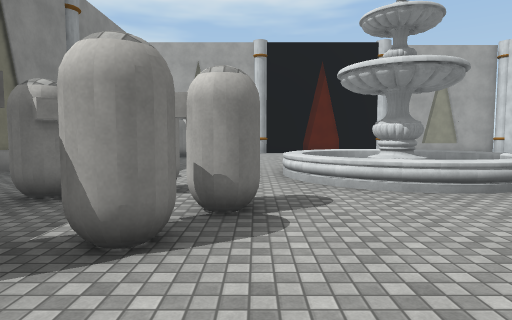
view 1 (above)

24 first-person views from a walk through a scene from a Unity 3-D project. The camera is 1.5 m above the floor, tilts 4° down and sees 75° across. The floor is counted in squares, 2 m on a side. Each view is taken from the middle of a square. On the plan, view 1 faces up. The plan holds only what a view shows up to about 11 squares ahead; the rest is blank. The place goes on beyond the plan. The player character is not drawn. Surface patterns are stand-ins for the level's own textures.

view 2
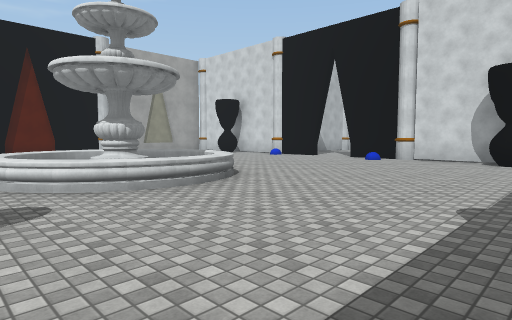

view 3
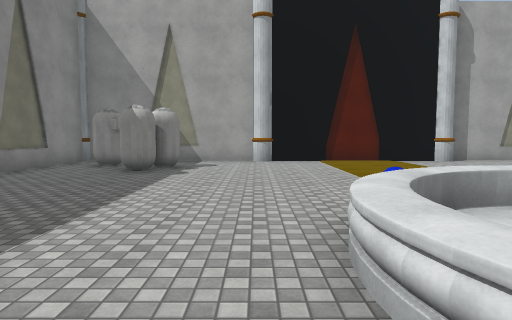

view 4
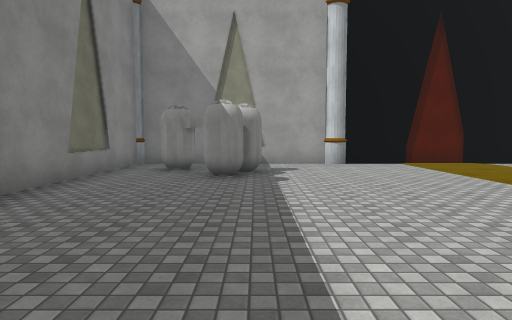

view 5
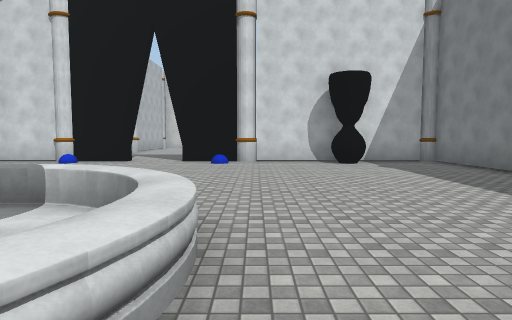

view 6
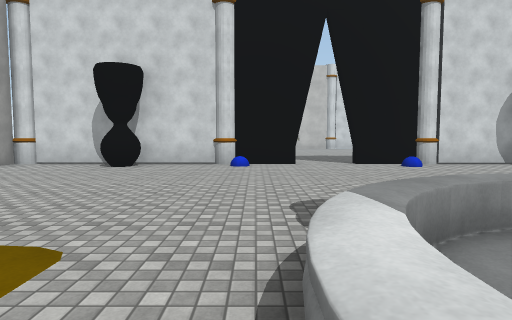

view 7
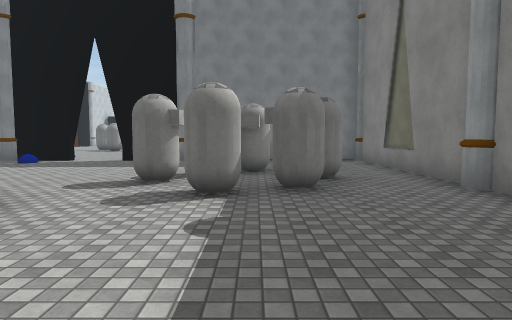

view 8
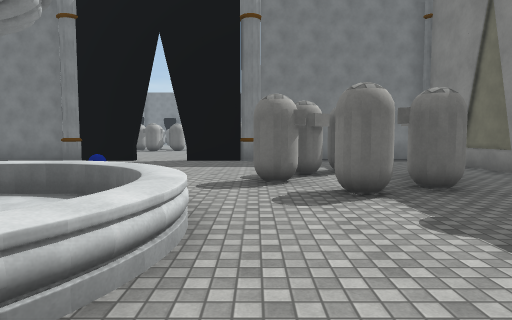

view 9
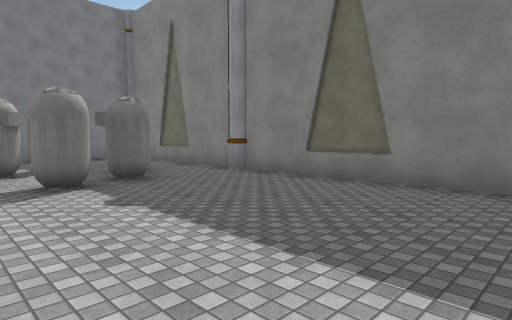

view 10
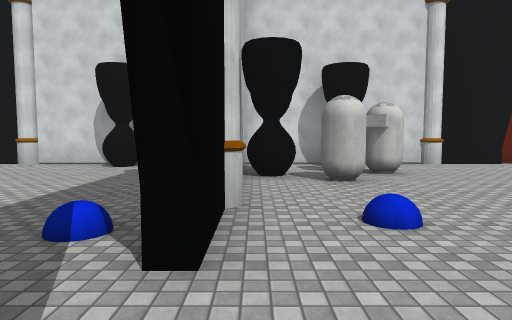

view 11
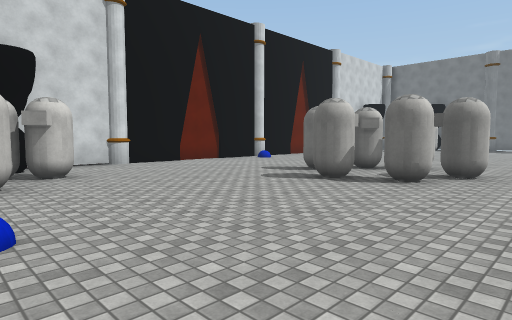

view 12
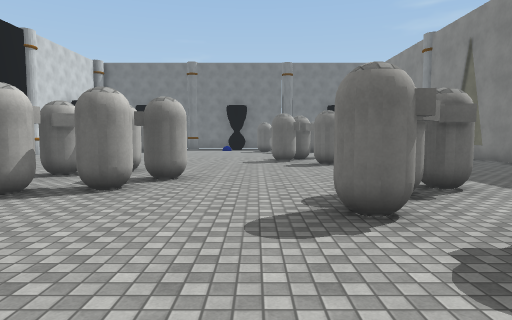

view 13
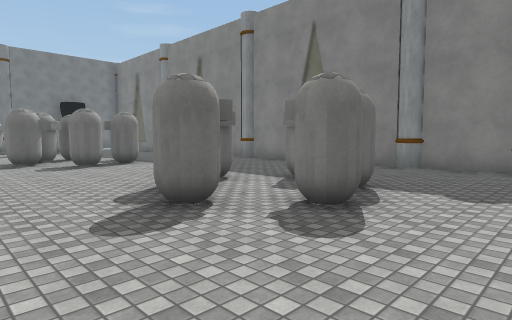

view 14
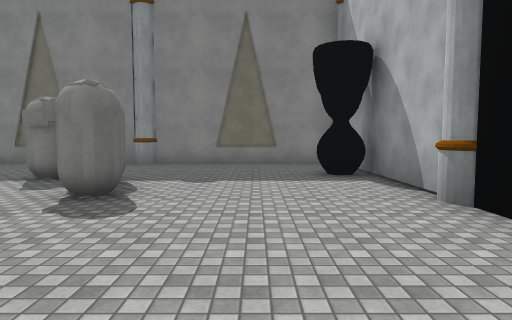

view 15
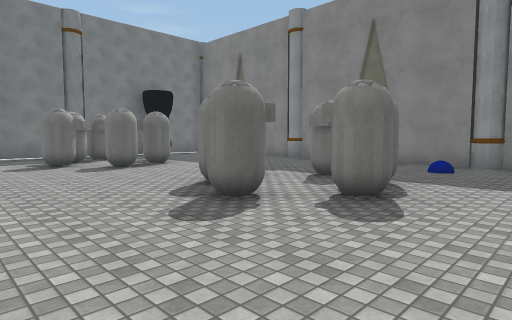

view 16
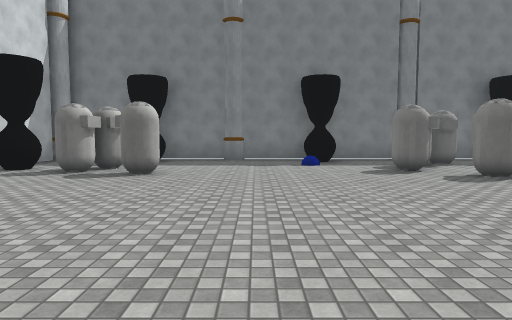

view 17
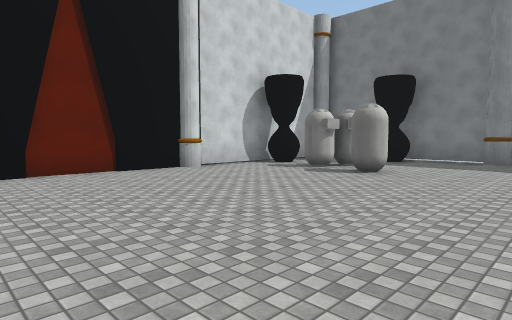

view 18
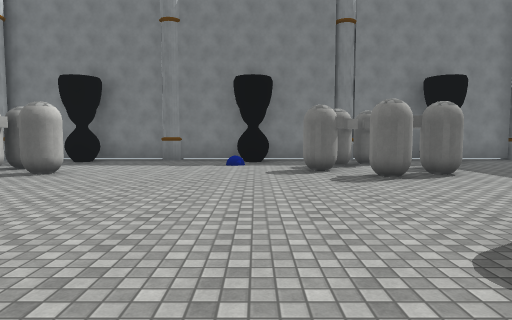

view 19
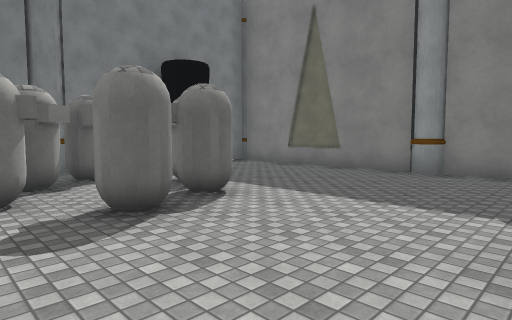

view 20
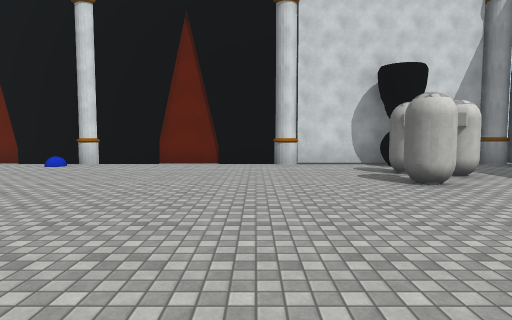

view 21
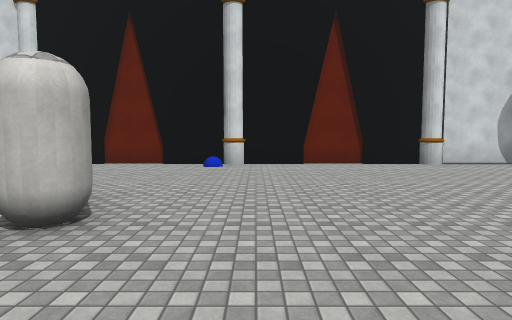

view 22
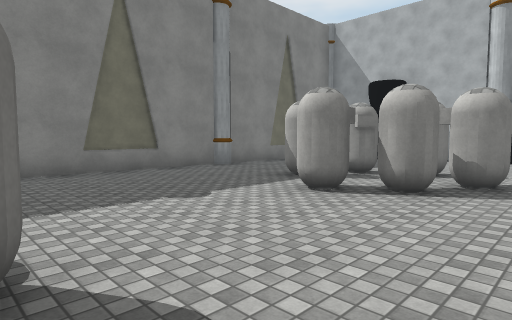

view 23
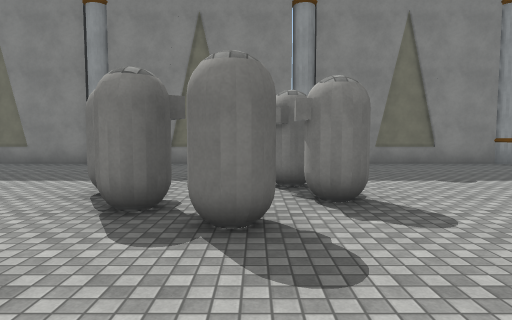

view 24
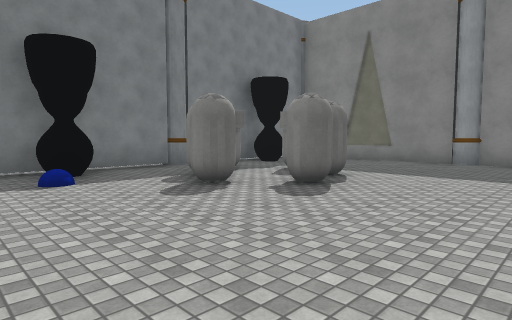

### Floor plan
Key: @ floor where view 1 was taken; # wall or solid block; . main floor; : floor 0.25 m higher than the main floor; = window, fence, low wall or low ledge; ^ raised ledge; O other object.
Columns run from 6 left of view 1 to 13 right of it. Each row starts with its distance up from view 1.
 16 ###############  ##
 15 #.................#
 14 #.O...............#
 13 #...O............##
 12 #..OO...........O##
 11 #.................#
 10 #................##
  9 #................#
  8 #......^^.^......#.
  7 =......^##.^........
  6 #......^##.^.....#..
  5 #....O..^^^......#
  4 #..O..O..........#.
  3 #..O..O..........#.
  2 #...OO...........#.
  1 =...............O#
  0 #.....@..........#
 -1 #########.#####.##
 -2 #..O..........OO##
 -3 #..........:..OO.#
 -4 =.............OOO#
 -5 #..............O..
 -6 #.....O...........O
 -7 #....O.O..........O
 -8 #...O.O....O......#
 -9 #....O....O.......#
-10 =.........O.O.....#
-11 #..........OO.....
-12 #.................#
-13 #....OO...........
-14 #......O..........#
-15 #  .O..O..........#
-16 #.....OO..........#
-17 #.................#
-18 #................##
-19 #.....OO..........#
-20 #....OOOO....O.O.#
-21 =....O.OO.....OOO#
-22 #.....OO..........
-23 #..O.....O....O..#
-24 ##################

Where each view was taken, in squares from view 1:
view 1: 0 up, 0 right, facing up
view 2: 0 up, 0 right, facing up-right
view 3: 5 up, 0 right, facing up
view 4: 6 up, 2 left, facing up
view 5: 4 up, 1 right, facing right
view 6: 9 up, 2 right, facing right
view 7: 9 up, 2 left, facing down
view 8: 9 up, 0 right, facing down
view 9: 10 up, 0 right, facing down-left
view 10: 2 down, 2 right, facing right
view 11: 3 down, 2 right, facing down-right
view 12: 4 down, 2 right, facing down
view 13: 4 down, 3 right, facing down-left
view 14: 4 down, 4 right, facing left
view 15: 11 down, 4 right, facing down-left
view 16: 13 down, 5 right, facing down
view 17: 13 down, 4 right, facing down-right
view 18: 13 down, 3 right, facing down
view 19: 16 down, 2 right, facing down-left
view 20: 17 down, 2 right, facing right
view 21: 13 down, 2 right, facing right
view 22: 13 down, 2 right, facing up-left
view 23: 14 down, 4 right, facing left
view 24: 16 down, 5 right, facing down-left
